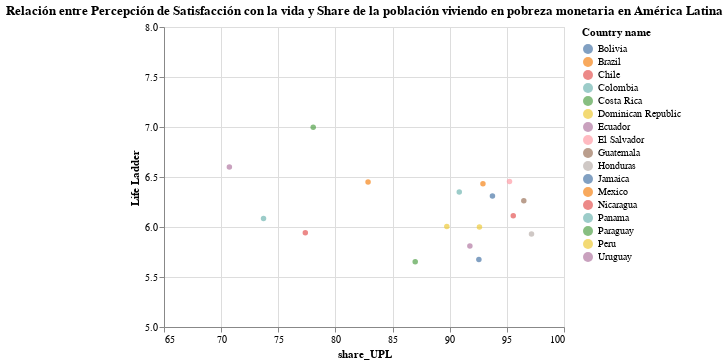

Notebook cell for this chart:
### Markdown cell above
El World Happines Report hace uso de una Escalera de Cantril para dar cuenta de niveles de satisfacción con la vida por parte de los encuestados: la escala va de a 0 (peor vida posible) hasta 10 (mejor vida posible)

### Code cell
alt.Chart(merge_lac_2019, title="Relación entre Percepción de Satisfacción con la vida y Share de la población viviendo en pobreza monetaria en América Latina").mark_circle().encode(
    x = alt.X("share_UPL", scale=alt.Scale(domain=[65, 100])),
    y = alt.Y("Life Ladder", scale=alt.Scale(domain=[5, 8])),
    color = 'Country name',
    tooltip = ["Country name", "Life Ladder"]
             ).interactive()

### Figure 1 — Vega-Lite specification as saved in the notebook (floating-point values rounded to 4 significant figures)
{"config": {"view": {"continuousWidth": 400, "continuousHeight": 300}}, "data": {"name": "data-695714a383092478094346a7db025b13"}, "mark": "circle", "encoding": {"color": {"field": "Country name", "type": "nominal"}, "tooltip": [{"field": "Country name", "type": "nominal"}, {"field": "Life Ladder", "type": "quantitative"}], "x": {"field": "share_UPL", "scale": {"domain": [65, 100]}, "type": "quantitative"}, "y": {"field": "Life Ladder", "scale": {"domain": [5, 8]}, "type": "quantitative"}}, "selection": {"selector020": {"type": "interval", "bind": "scales", "encodings": ["x", "y"]}}, "title": "Relación entre Percepción de Satisfacción con la vida y Share de la población viviendo en pobreza monetaria en América Latina", "$schema": "https://vega.github.io/schema/vega-lite/v4.17.0.json", "datasets": {"data-695714a383092478094346a7db025b13": [{"Country name": "Bolivia", "year": 2019, "Life Ladder": 5.674, "Log GDP per capita": 9.074, "Social support": 0.784, "Healthy life expectancy at birth": 63.9, "Freedom to make life choices": 0.881, "Generosity": -0.086, "Perceptions of corruption": 0.857, "Positive affect": 0.751, "Negative affect": 0.419, "Regional indicator": "Latin America and Caribbean", "_merge": "both", "Code": "BOL", "share_UPL": 92.55}, {"Country name": "Brazil", "year": 2019, "Life Ladder": 6.451, "Log GDP per capita": 9.592, "Social support": 0.899, "Healthy life expectancy at birth": 66.6, "Freedom to make life choices": 0.83, "Generosity": -0.062, "Perceptions of corruption": 0.762, "Positive affect": 0.761, "Negative affect": 0.337, "Regional indicator": "Latin America and Caribbean", "_merge": "both", "Code": "BRA", "share_UPL": 82.86}, {"Country name": "Chile", "year": 2019, "Life Ladder": 5.942, "Log GDP per capita": 10.1, "Social support": 0.869, "Healthy life expectancy at birth": 70.0, "Freedom to make life choices": 0.659, "Generosity": -0.103, "Perceptions of corruption": 0.86, "Positive affect": 0.809, "Negative affect": 0.337, "Regional indicator": "Latin America and Caribbean", "_merge": "both", "Code": "CHL", "share_UPL": 77.37}, {"Country name": "Colombia", "year": 2019, "Life Ladder": 6.35, "Log GDP per capita": 9.598, "Social support": 0.873, "Healthy life expectancy at birth": 68.0, "Freedom to make life choices": 0.822, "Generosity": -0.172, "Perceptions of corruption": 0.854, "Positive affect": 0.822, "Negative affect": 0.322, "Regional indicator": "Latin America and Caribbean", "_merge": "both", "Code": "COL", "share_UPL": 90.84}, {"Country name": "Costa Rica", "year": 2019, "Life Ladder": 6.998, "Log GDP per capita": 9.885, "Social support": 0.906, "Healthy life expectancy at birth": 71.5, "Freedom to make life choices": 0.927, "Generosity": -0.146, "Perceptions of corruption": 0.836, "Positive affect": 0.848, "Negative affect": 0.303, "Regional indicator": "Latin America and Caribbean", "_merge": "both", "Code": "CRI", "share_UPL": 78.06}, {"Country name": "Dominican Republic", "year": 2019, "Life Ladder": 6.004, "Log GDP per capita": 9.821, "Social support": 0.884, "Healthy life expectancy at birth": 66.1, "Freedom to make life choices": 0.877, "Generosity": -0.123, "Perceptions of corruption": 0.746, "Positive affect": 0.784, "Negative affect": 0.264, "Regional indicator": "Latin America and Caribbean", "_merge": "both", "Code": "DOM", "share_UPL": 89.75}, {"Country name": "Ecuador", "year": 2019, "Life Ladder": 5.809, "Log GDP per capita": 9.339, "Social support": 0.808, "Healthy life expectancy at birth": 68.8, "Freedom to make life choices": 0.83, "Generosity": -0.115, "Perceptions of corruption": 0.839, "Positive affect": 0.811, "Negative affect": 0.374, "Regional indicator": "Latin America and Caribbean", "_merge": "both", "Code": "ECU", "share_UPL": 91.76}, {"Country name": "El Salvador", "year": 2019, "Life Ladder": 6.455, "Log GDP per capita": 9.08, "Social support": 0.764, "Healthy life expectancy at birth": 66.4, "Freedom to make life choices": 0.877, "Generosity": -0.109, "Perceptions of corruption": 0.682, "Positive affect": 0.871, "Negative affect": 0.271, "Regional indicator": "Latin America and Caribbean", "_merge": "both", "Code": "SLV", "share_UPL": 95.23}, {"Country name": "Guatemala", "year": 2019, "Life Ladder": 6.262, "Log GDP per capita": 9.064, "Social support": 0.774, "Healthy life expectancy at birth": 65.1, "Freedom to make life choices": 0.901, "Generosity": -0.062, "Perceptions of corruption": 0.773, "Positive affect": 0.859, "Negative affect": 0.311, "Regional indicator": "Latin America and Caribbean", "_merge": "both", "Code": "GTM", "share_UPL": 96.48}, {"Country name": "Honduras", "year": 2019, "Life Ladder": 5.93, "Log GDP per capita": 8.653, "Social support": 0.797, "Healthy life expectancy at birth": 67.4, "Freedom to make life choices": 0.846, "Generosity": 0.063, "Perceptions of corruption": 0.815, "Positive affect": 0.85, "Negative affect": 0.279, "Regional indicator": "Latin America and Caribbean", "_merge": "both", "Code": "HND", "share_UPL": 97.16}, {"Country name": "Jamaica", "year": 2019, "Life Ladder": 6.309, "Log GDP per capita": 9.186, "Social support": 0.878, "Healthy life expectancy at birth": 67.5, "Freedom to make life choices": 0.891, "Generosity": -0.137, "Perceptions of corruption": 0.885, "Positive affect": 0.752, "Negative affect": 0.195, "Regional indicator": "Latin America and Caribbean", "_merge": "both", "Code": "JAM", "share_UPL": 93.74}, {"Country name": "Mexico", "year": 2019, "Life Ladder": 6.432, "Log GDP per capita": 9.891, "Social support": 0.852, "Healthy life expectancy at birth": 68.6, "Freedom to make life choices": 0.903, "Generosity": -0.141, "Perceptions of corruption": 0.809, "Positive affect": 0.864, "Negative affect": 0.252, "Regional indicator": "Latin America and Caribbean", "_merge": "both", "Code": "MEX", "share_UPL": 92.91}, {"Country name": "Nicaragua", "year": 2019, "Life Ladder": 6.113, "Log GDP per capita": 8.595, "Social support": 0.874, "Healthy life expectancy at birth": 67.8, "Freedom to make life choices": 0.883, "Generosity": 0.029, "Perceptions of corruption": 0.622, "Positive affect": 0.835, "Negative affect": 0.337, "Regional indicator": "Latin America and Caribbean", "_merge": "both", "Code": "NIC", "share_UPL": 95.56}, {"Country name": "Panama", "year": 2019, "Life Ladder": 6.086, "Log GDP per capita": 10.36, "Social support": 0.886, "Healthy life expectancy at birth": 69.7, "Freedom to make life choices": 0.883, "Generosity": -0.199, "Perceptions of corruption": 0.869, "Positive affect": 0.878, "Negative affect": 0.244, "Regional indicator": "Latin America and Caribbean", "_merge": "both", "Code": "PAN", "share_UPL": 73.71}, {"Country name": "Paraguay", "year": 2019, "Life Ladder": 5.653, "Log GDP per capita": 9.448, "Social support": 0.892, "Healthy life expectancy at birth": 65.9, "Freedom to make life choices": 0.876, "Generosity": 0.028, "Perceptions of corruption": 0.882, "Positive affect": 0.858, "Negative affect": 0.275, "Regional indicator": "Latin America and Caribbean", "_merge": "both", "Code": "PRY", "share_UPL": 86.98}, {"Country name": "Peru", "year": 2019, "Life Ladder": 5.999, "Log GDP per capita": 9.461, "Social support": 0.809, "Healthy life expectancy at birth": 68.4, "Freedom to make life choices": 0.815, "Generosity": -0.13, "Perceptions of corruption": 0.874, "Positive affect": 0.82, "Negative affect": 0.375, "Regional indicator": "Latin America and Caribbean", "_merge": "both", "Code": "PER", "share_UPL": 92.6}, {"Country name": "Uruguay", "year": 2019, "Life Ladder": 6.6, "Log GDP per capita": 9.979, "Social support": 0.933, "Healthy life expectancy at birth": 69.1, "Freedom to make life choices": 0.903, "Generosity": -0.095, "Perceptions of corruption": 0.599, "Positive affect": 0.889, "Negative affect": 0.222, "Regional indicator": "Latin America and Caribbean", "_merge": "both", "Code": "URY", "share_UPL": 70.72}]}}
